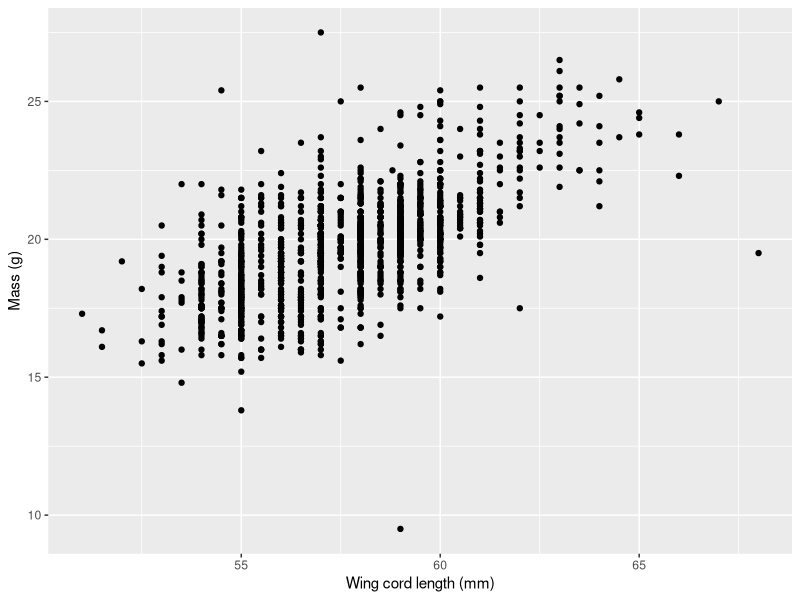
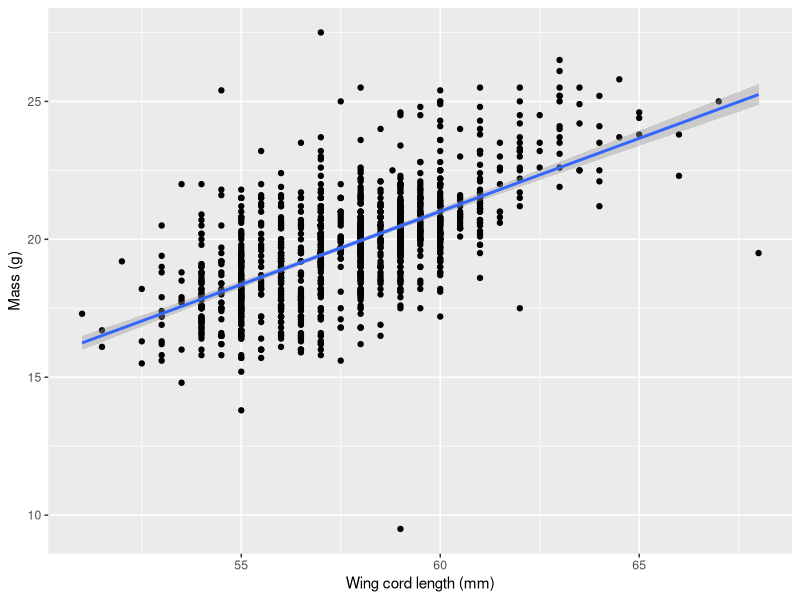

Reproduce these figures in R, in order.
## ---- chunk 1
knitr::opts_chunk$set(warning = FALSE, message = FALSE) 
## ---- chunk 2
library(tufte)
## ---- chunk 3
library(ggplot2)
## ---- chunk 4
library(lme4)
library(ggplot2)
library(dplyr)
## ---- chunk 5
sparrows <- read.table("Data/Sparrows.txt", sep = "", header = TRUE, stringsAsFactors = FALSE)
str(sparrows)
## ---- chunk 6
head(sparrows, 10)
# sparrows[1:10, ] # also prints the first 10 rows and each column
## ---- chunk 7
sparrows[1:12, c("Sex", "wingcrd", "wt")]
sparrows_subset <- sparrows[ , c("Sex", "wingcrd", "wt")]
str(sparrows_subset)

mean(sparrows_subset$wt)
mean(sparrows_subset[ , "wt"])
## ---- chunk 8
head(sparrows$wingcrd, 10)
## ---- chunk 9
sally <- read.csv("Data/Salamander_Demographics.csv", stringsAsFactors = FALSE)
str(sally)
## ---- chunk 10
ggplot(sparrows, aes(x = wingcrd, y = wt)) + 
  geom_point() + 
  labs(x='Wing cord length (mm)', y='Mass (g)')
## ---- chunk 11
ggplot(sparrows, aes(x = wingcrd, y = wt)) + 
  geom_point() + 
  labs(x='Wing cord length (mm)', y='Mass (g)') +
  geom_smooth(method = "lm")

## ---- chunk 12
sparrows_mini <- sparrows %>%
  select(Speciescode, wingcrd, wt, Age) %>% # just select 4 columns
  mutate(wingcrd_cm = wingcrd / 10) # add column converting wingcord from mm to cm

dim(sparrows_mini)
summary(sparrows_mini)
## ---- chunk 13
sparrows_filtered <- sparrows_mini %>%
  filter(Speciescode == 1,
         Age != 2,
         wingcrd_cm > 6,
         wt >= 21.5)

sparrows_filtered
